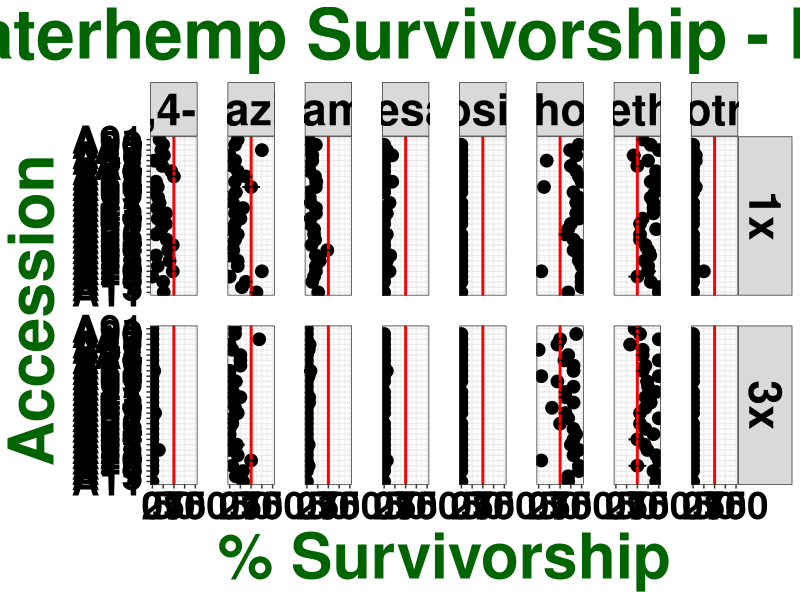

Here is the R script that generated this plot: (Note: this script raises an error after producing the figure.)
## ---- chunk 1

knitr::opts_chunk$set(echo = TRUE)
library(dplyr)
library(ggplot2)
library(ggpubr)
library(car)

## ---- chunk 2

waterhemp <- read.csv("All POST_Reduction.csv")

str(waterhemp)

waterhemp$run <- as.factor(waterhemp$run)

waterhemp$pop <- as.factor(waterhemp$pop)

waterhemp$herb <- as.factor(waterhemp$herb)

waterhemp$rate <- as.factor(waterhemp$rate)

waterhemp$rep <- as.factor(waterhemp$rep)

str(waterhemp)

## ---- chunk 3

selected <- waterhemp %>% filter(selected == "x")

## ---- chunk 4

summary <- selected %>% 
  group_by(pop, herb, rate) %>% 
  summarise(n = sum(!is.na(surv)), 
            mean = mean(surv, na.rm = TRUE), 
            sd = sd(surv, na.rm = TRUE),
            se = sd / sqrt(n),
            CI = qnorm(1- 0.05/2) * se)

summary$herb <- factor(summary$herb,
                       levels = c("2,4-D", "atrazine", "dicamba", "fomesafen", "glufosinate", "glyphosate", "imazethapyr", "mesotrione"))

summary

## ---- chunk 5

ggplot(summary, aes(x = mean*100, y = pop)) + 
  geom_point(size = 4) + 
  geom_vline(xintercept = 50, size = 1, colour = "red") +
  geom_errorbar(aes(xmin = (mean*100) - (se*100), xmax = (mean*100) + (se*100), width = 0.4)) + 
  facet_grid(rate ~ herb, labeller = label_value) +
  labs(title = "Waterhemp Survivorship - POST", x = "% Survivorship", y = "Accession") + 
  theme_bw() + 
  theme (plot.title = element_text(face = "bold", hjust = 0.5, size = 50, colour = "darkgreen"), 
         axis.title = element_text(face = "bold", size = 45, colour = "darkgreen"), 
         axis.text = element_text(face = "bold", size = 28, colour = "black"),
         strip.text = element_text(face = "bold", size = 32, colour = "black"),
         panel.spacing = unit(1.5, "lines")) +
  ggsave("RAW SURV_POPxHERBxRATE.jpeg", units = "in", width = 35, height = 22, dpi = 600)

